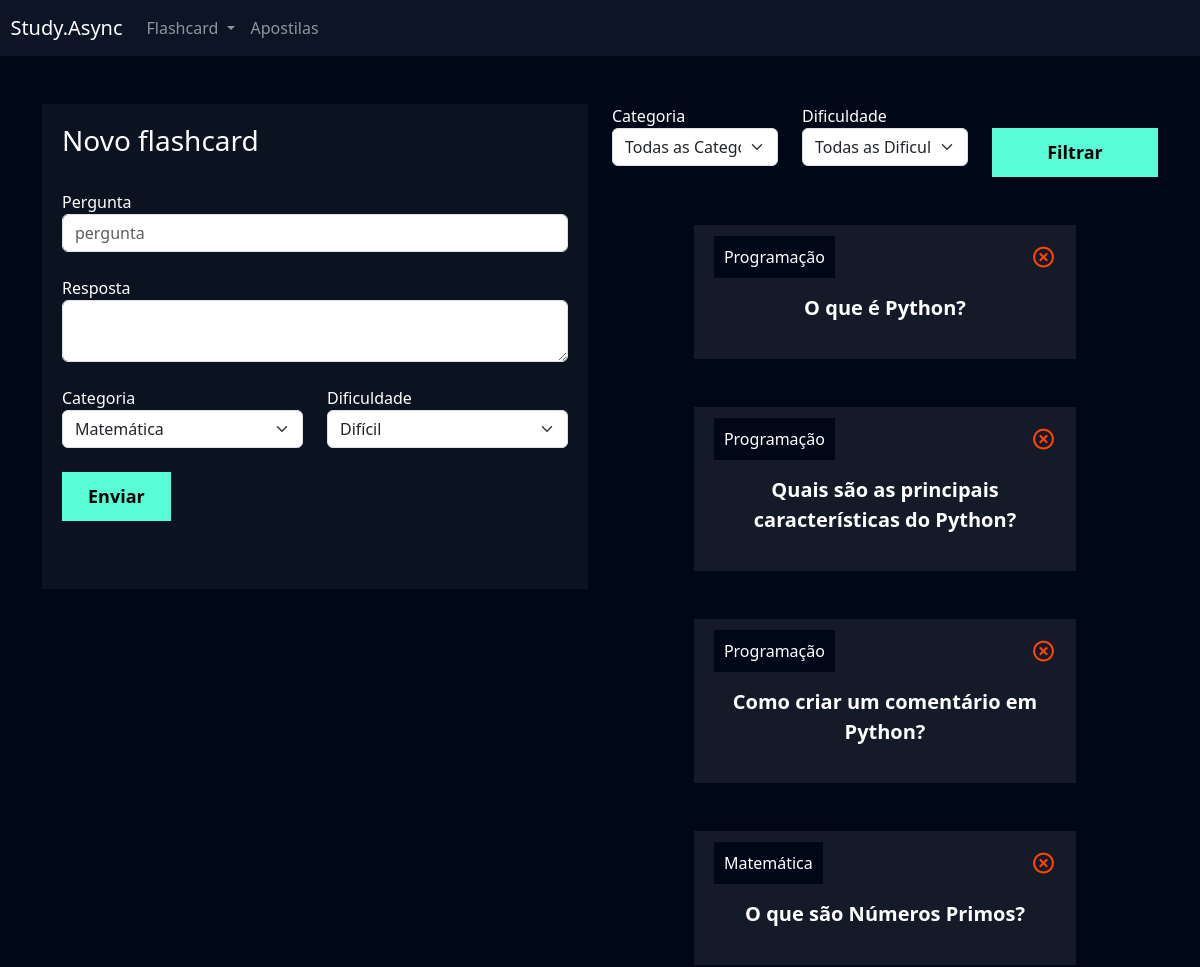
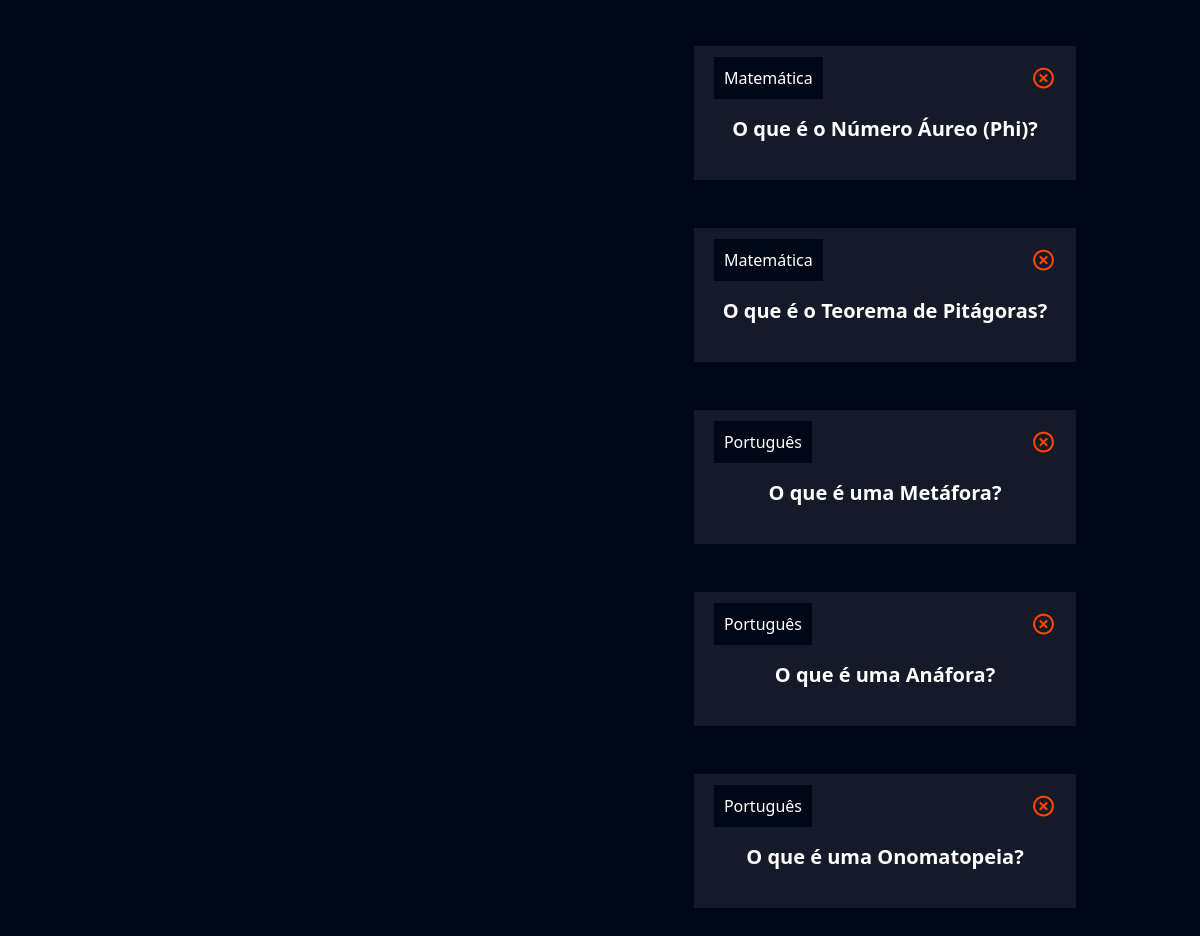
The page /flashcard/novo_flashcard/ (signed in) on the database its author committed (2 pictures, top to bottom).
### flashcard/models.py (models this page shows, shortened)
class Flashcard(models.Model):
    DIFICULDADE_CHOICES = (('D', 'Difícil'), ('M', 'Médio'), ('F', 'Fácil'))
    user = models.ForeignKey(User, on_delete=models.DO_NOTHING)
    pergunta = models.CharField(max_length=100)
    resposta = models.TextField()
    categoria = models.ForeignKey(Categoria, on_delete=models.DO_NOTHING)
    dificuldade = models.CharField(max_length=1, choices=DIFICULDADE_CHOICES)

class Categoria(models.Model):
    nome = models.CharField(max_length=20)
    def __str__(self):
        return self.nome

### flashcard/views.py (the view, shortened to what this page needs)
# urls.py: path('novo_flashcard/', views.novo_flashcard, name = 'novo_flashcard'),
def novo_flashcard(request):
    if not request.user.is_authenticated :
        return redirect('/usuarios/logar')
    if request.method == "GET":
        categorias = Categoria.objects.all()
        dificuldades = Flashcard.DIFICULDADE_CHOICES
        flashcards = Flashcard.objects.filter(user = request.user)
        categoria_filtrar = request.GET.get('categoria')
        dificuldade_filtrar = request.GET.get("dificuldade")
        if categoria_filtrar:
            flashcards = flashcards.filter(categoria__id = categoria_filtrar)
        if dificuldade_filtrar:
            flashcards = flashcards.filter(dificuldade = dificuldade_filtrar)
        return render(request, 'novo_flashcard.html', {'categorias': categorias,
                                                       'dificuldades': dificuldades,
                                                       'flashcards': flashcards})

### flashcard/templates/novo_flashcard.html (shortened to what this page needs)
{% extends "base.html" %}
{% load static %}
{% block 'cabecalho' %}
    <link href="{% static 'usuarios/css/cadastro.css' %}" rel="stylesheet">
    <link href="https://unpkg.com/boxicons@2.1.4/css/boxicons.min.css" rel='stylesheet'>
    <link href="{% static 'flashcard/css/novo_flashcard.css' %}" rel="stylesheet">
{% endblock 'cabecalho' %}
{% block 'conteudo' %}
    {% include "partials/header.html" %}
    <div class="container">
        <br>
        <br>
        <div class="row">
            <div class="col-md">
                <div class="box-form">
                    <form action="{% url 'novo_flashcard'  %}" method="POST"> {% csrf_token %}
                        <h3>Novo flashcard</h3>
                        <br>
                        <label>Pergunta</label>
                        <input type="text" class="form-control" placeholder="pergunta" name="pergunta">
                        <br>
                        <label>Resposta</label>
                        <textarea class="form-control" name="resposta"></textarea>
                        <br>
                        <div class="row">
                                <div class="col-md">
                                    <label for="">Categoria</label>
                                    <select class="form-select" name="categoria">
                                        {% for categoria in categorias %}
                                            <option value="{{categoria.id}}">{{categoria}}</option>
                                        {% endfor %}
                                    </select>
                                </div>
                                <div class="col-md">
                                    <label for="">Dificuldade</label>
                                    <select class="form-select" name="dificuldade">
                                        {% for dificuldade in dificuldades %}
                                            <option value="{{dificuldade.0}}"> {{dificuldade.1}}</option>
                                        {% endfor %}
                                    </select>
                                </div>
                        </div>
                        <br>
                        <input type="submit" value="Enviar" class="btn-cadastro">
                        <br>
                        <br>
                        <br>
                    </form>
                </div>
            </div>
            <div class="col-md">
                <form action="{% url 'novo_flashcard' %}" method="GET">
                    <div class="row">
                        <div class="col-md">
                            <label for="">Categoria</label>
                            <select name="categoria" id="" class="form-select">
                                <option value="">Todas as Categorias</option>
                            </select>
                        </div>
                        <div class="col-md">
                            <label for="">Dificuldade</label>
                            <select name="dificuldade" id="" class="form-select">
                                <option value="">Todas as Dificuldades</option>
                            </select>
                        </div>
                        <div class="col-md">
                            <br>
                            <input type="submit" style="width: 100%" value="Filtrar" class="btn-cadastro">
                        </div>
                    </div>
                </form>
                <br>
                <br>
                {% for flash in flashcards  %}
                    <div class="box-new-flashcard" onclick="flip_card({{flash.id}})">
                        <div class="flashcard ">
                            <div class="flashcard-categoria">
                                {{flash.categoria}}
                            </div>
                            <a href="{% url 'deletar_flashcard' flash.id %}"><i class='icone-exit bx bx-x-circle'></i></a>
                            <br>
                            <br>
                            <div class="flashcard-box-item">
                                <p class="flashcard-item">{{flash.pergunta}}</p>
                            </div>
                        </div>
                    </div>
                    <br>
                    <br>
                {% endfor %}
            </div>
        </div>
    </div>
{% endblock 'conteudo' %}

### templates/base.html (shortened to what this page needs)
{% load static %}
<!doctype html>
<html lang="en">
 <head>
 <link href="https://cdn.jsdelivr.net/npm/bootstrap@5.3.2/dist/css/bootstrap.min.css" rel="stylesheet">
 <link rel="stylesheet" href="{% static 'geral/css/base.css' %}">
 {% block 'cabecalho' %} {% endblock %}
 </head>
 <body>
 {% block 'conteudo' %}{% endblock %}
 </body>
</html>

### templates/partials/header.html (shortened to what this page needs)
<nav style="background-color: var(--main-color)" class="navbar navbar-expand-lg navbar-dark">
    <a class="navbar-brand" href="#">&nbsp&nbspStudy.Async</a>
    <div class="collapse navbar-collapse" id="navbarNav">
      <ul class="navbar-nav">
        <li class="nav-item dropdown">
          <a class="nav-link dropdown-toggle" href="#" id="navbarDropdown" role="button" data-bs-toggle="dropdown" aria-expanded="false">
            Flashcard
          </a>
        </li>
        <li class="nav-item">
          <a class="nav-link" href="">Apostilas</a>
        </li>
      </ul>
    </div>
  </nav>

### templates/static/geral/css/base.css (style rules this page uses)
:root { --main-color: #0b1526; --dark-color: #000716; --secondary-dark-color: rgb(15, 2, 26); --light-color: #00c1f3; --contrast-color: #f4c96b; --differential-color: #58fcd5; }
body { background-color: var(--dark-color) !important; color: white !important; }

### templates/static/usuarios/css/cadastro.css (style rules this page uses)
* { margin: 0; padding: 0; }
.box-form { padding: 20px; background-color: rgba(217, 217, 217, .05); color: white !important; }
.btn-cadastro { padding: 10px; background-color: #58fcd5; border: none; border: 1px solid #58fcd5; font-size: 18px; font-weight: bold; padding-left: 25px; padding-right: 25px; }

### templates/static/flashcard/css/novo_flashcard.css (style rules this page uses)
.box-new-flashcard { width: 70%; margin: auto; }
.flashcard { background-color: rgba(255, 255, 255, .08); padding: 20px; }
.flashcard-box-item { text-align: center; }
.flashcard p { font-size: 20px; font-weight: bold; cursor: pointer; }
.flashcard-categoria { background-color: var(--dark-color); display: inline; padding: 10px; }
.icone-exit { float: right; font-size: 25px; color: orangered; }

### rows shown on the page
Flashcard: categoria "Programação", pergunta "O que é Python?"
Flashcard: categoria "Programação", pergunta "Quais são as principais características do Python?"
Flashcard: categoria "Programação", pergunta "Como criar um comentário em Python?"
Flashcard: categoria "Matemática", pergunta "O que são Números Primos?"
Flashcard: categoria "Matemática", pergunta "O que é o Número Áureo (Phi)?"
Flashcard: categoria "Matemática", pergunta "O que é o Teorema de Pitágoras?"
Flashcard: categoria "Português", pergunta "O que é uma Metáfora?"
Flashcard: categoria "Português", pergunta "O que é uma Anáfora?"
Flashcard: categoria "Português", pergunta "O que é uma Onomatopeia?"

### other values the page prints
form field categoria "Matemática"
form field dificuldade "Difícil"
